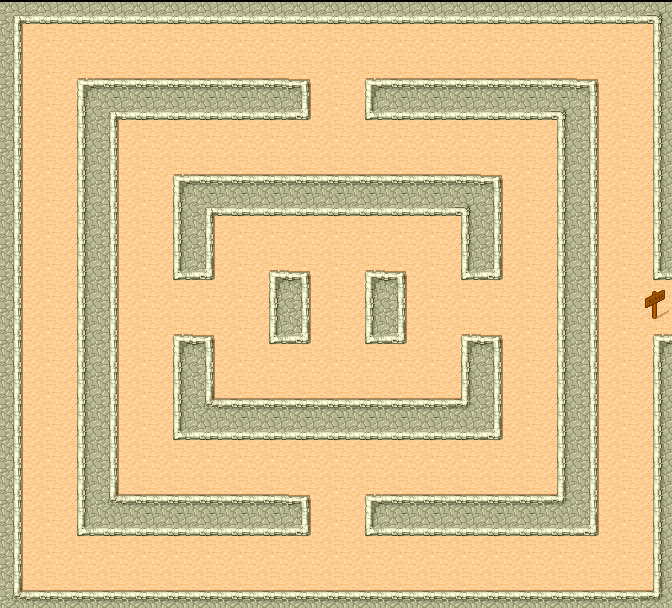

The image is a tile-based game level rendered from a .tmx file. Its description and source (layers, tilesets, objects; grid data summarised) follow:
An orthogonal 21x19 tile map with 32x32 px tiles, 1 tile layer (Tile Layer 1).

<map version="1.4" tiledversion="1.4.3" orientation="orthogonal" renderorder="right-down" width="21" height="19" tilewidth="32" tileheight="32" infinite="0" nextlayerid="2" nextobjectid="1">
 <tileset firstgid="1" source="tmw_desert_spacing.tsx" />
 <layer id="1" name="Tile Layer 1" width="21" height="19" offsetx="-0.990712" offsety="2.97214">
  <data>[399 cells, 399 non-empty, 14 distinct tile ids]</data>
 </layer>
</map>
